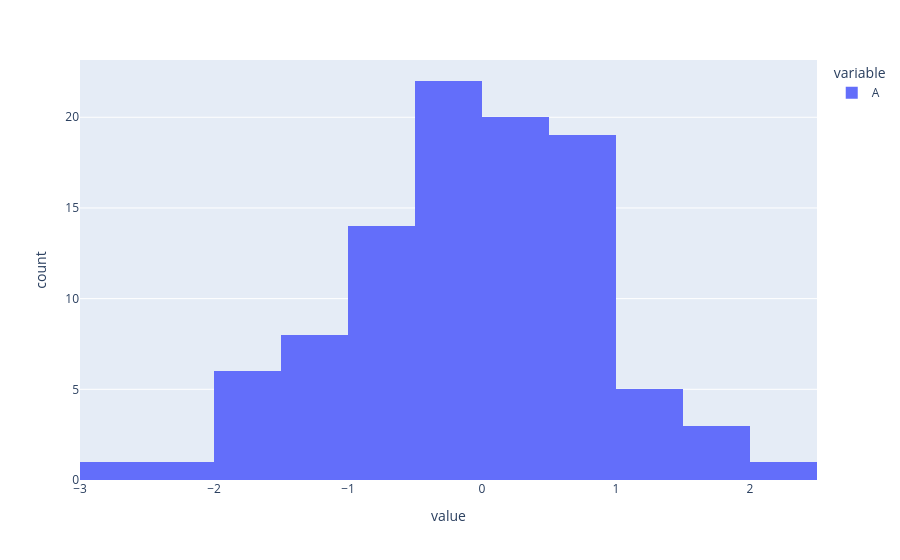

Here is the notebook cell this chart was saved with:
### Code cell
df['A'].plot(kind='hist')

### Figure 1 — Plotly figure (JSON) as saved in the notebook; plotly's stock layout.template omitted (floating-point values rounded to 4 significant figures)
{"data": [{"bingroup": "x", "hovertemplate": "variable=A<br>value=%{x}<br>count=%{y}<extra></extra>", "legendgroup": "A", "marker": {"color": "#636efa", "pattern": {"shape": ""}}, "name": "A", "orientation": "v", "showlegend": true, "type": "histogram", "x": [0.7761, 0.2773, 0.2301, 0.5083, -0.7238, 0.2016, -0.265, -1.142, -1.029, 0.6633, -0.6657, -0.2117, 0.6677, -0.4159, 0.1834, -0.02977, 0.3708, 2.307, -1.74, -0.738, 1.213, -0.2631, 0.04413, -0.3499, 0.6144, 0.6177, -2.538, -0.1457, -0.8096, -0.2537, 0.4692, -1.042, 0.7738, -1.709, 0.5526, -1.271, -2.357, 0.1145, 0.7405, 1.583, 0.06673, -0.6619, -0.3641, -0.8645, 1.795, -0.7197, -1.734, 0.9648, -0.5877, 0.7264, -1.178, 0.03932, 0.5998, -0.6523, 0.2883, -1.664, -1.565, -0.4707, 0.2622, 0.3275, -0.1595, -0.8443, -0.4119, 1.729, 1.083, 0.4548, -0.1103, 0.7393, 1.487, -0.4146, -0.7859, -0.1934, 1.242, -1.625, -0.4852, 1.337, -0.2907, 0.5187, -0.135, 0.8323, -0.5941, 0.3179, 0.04748, -1.095, 0.8629, -1.025, 0.4459, -0.899, 0.5226, -0.393, -0.7546, 0.9185, 0.723, -0.08255, 0.3498, -0.2352, 0.383, 0.311, -0.2932, -1.036], "xaxis": "x", "yaxis": "y"}], "layout": {"barmode": "relative", "legend": {"title": {"text": "variable"}, "tracegroupgap": 0}, "margin": {"t": 60}, "xaxis": {"anchor": "y", "domain": [0, 1], "title": {"text": "value"}}, "yaxis": {"anchor": "x", "domain": [0, 1], "title": {"text": "count"}}}}
